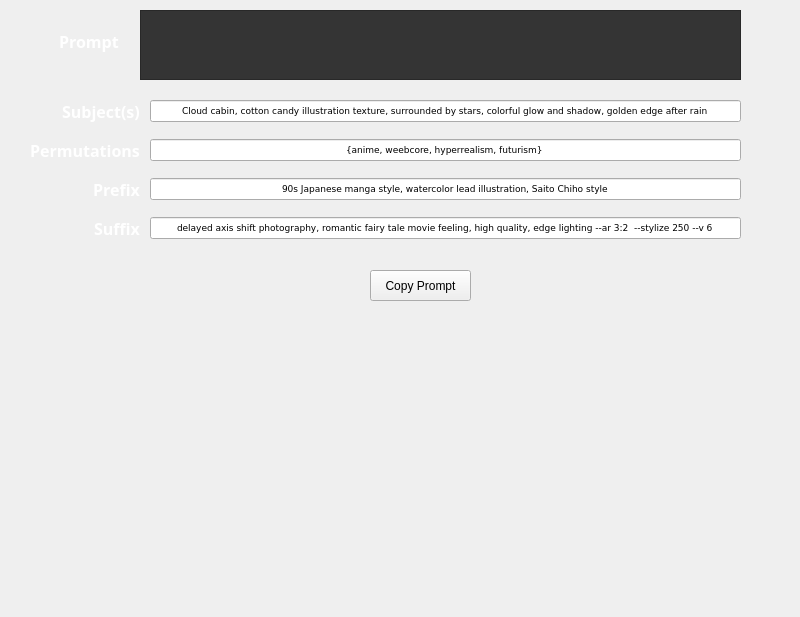
<?xml version="1.0" encoding="UTF-8"?>
<ui version="4.0">
 <class>MainWindow</class>
 <widget class="QMainWindow" name="MainWindow">
  <property name="geometry">
   <rect>
    <x>0</x>
    <y>0</y>
    <width>800</width>
    <height>617</height>
   </rect>
  </property>
  <property name="windowTitle">
   <string>Midjourney Prompt Editor</string>
  </property>
  <property name="styleSheet">
   <string notr="true">MainWindow {
	border-image: url(../bonfire.png) 0 0 0 0  stretch stretch;
	
}	</string>
  </property>
  <widget class="QWidget" name="centralwidget">
   <widget class="QLabel" name="Prompt">
    <property name="geometry">
     <rect>
      <x>30</x>
      <y>30</y>
      <width>97</width>
      <height>22</height>
     </rect>
    </property>
    <property name="font">
     <font>
      <family>Bahnschrift SemiBold</family>
      <pointsize>12</pointsize>
      <bold>true</bold>
     </font>
    </property>
    <property name="styleSheet">
     <string notr="true">color: rgb(255, 255, 255);</string>
    </property>
    <property name="text">
     <string>Prompt  </string>
    </property>
    <property name="alignment">
     <set>Qt::AlignRight|Qt::AlignTrailing|Qt::AlignVCenter</set>
    </property>
   </widget>
   <widget class="QPushButton" name="pushButton">
    <property name="geometry">
     <rect>
      <x>370</x>
      <y>270</y>
      <width>101</width>
      <height>31</height>
     </rect>
    </property>
    <property name="text">
     <string>Copy Prompt</string>
    </property>
   </widget>
   <widget class="QPlainTextEdit" name="promptEdit">
    <property name="geometry">
     <rect>
      <x>140</x>
      <y>10</y>
      <width>601</width>
      <height>70</height>
     </rect>
    </property>
    <property name="styleSheet">
     <string notr="true">background-color: rgb(52, 52, 52);
color: rgb(203, 255, 180);</string>
    </property>
   </widget>
   <widget class="QWidget" name="layoutWidget">
    <property name="geometry">
     <rect>
      <x>30</x>
      <y>90</y>
      <width>711</width>
      <height>161</height>
     </rect>
    </property>
    <layout class="QGridLayout" name="gridLayout_2">
     <item row="3" column="0">
      <widget class="QLabel" name="suffixLabel">
       <property name="font">
        <font>
         <family>Bahnschrift SemiBold</family>
         <pointsize>12</pointsize>
         <bold>true</bold>
        </font>
       </property>
       <property name="styleSheet">
        <string notr="true">color: rgb(255, 255, 255);</string>
       </property>
       <property name="text">
        <string>Suffix </string>
       </property>
       <property name="alignment">
        <set>Qt::AlignRight|Qt::AlignTrailing|Qt::AlignVCenter</set>
       </property>
      </widget>
     </item>
     <item row="2" column="0">
      <widget class="QLabel" name="prefixLabel">
       <property name="font">
        <font>
         <family>Bahnschrift SemiBold</family>
         <pointsize>12</pointsize>
         <bold>true</bold>
        </font>
       </property>
       <property name="styleSheet">
        <string notr="true">color: rgb(255, 255, 255);</string>
       </property>
       <property name="text">
        <string>Prefix </string>
       </property>
       <property name="alignment">
        <set>Qt::AlignRight|Qt::AlignTrailing|Qt::AlignVCenter</set>
       </property>
      </widget>
     </item>
     <item row="0" column="1">
      <widget class="QLineEdit" name="subjectEdit">
       <property name="font">
        <font>
         <family>Verdana</family>
         <pointsize>7</pointsize>
        </font>
       </property>
       <property name="text">
        <string>Cloud cabin, cotton candy illustration texture, surrounded by stars, colorful glow and shadow, golden edge after rain</string>
       </property>
       <property name="alignment">
        <set>Qt::AlignCenter</set>
       </property>
      </widget>
     </item>
     <item row="2" column="1">
      <widget class="QLineEdit" name="prefixEdit">
       <property name="font">
        <font>
         <family>Verdana</family>
         <pointsize>7</pointsize>
        </font>
       </property>
       <property name="text">
        <string>90s Japanese manga style, watercolor lead illustration, Saito Chiho style</string>
       </property>
       <property name="alignment">
        <set>Qt::AlignCenter</set>
       </property>
      </widget>
     </item>
     <item row="1" column="1">
      <widget class="QLineEdit" name="permutationsEdit">
       <property name="font">
        <font>
         <family>Verdana</family>
         <pointsize>7</pointsize>
        </font>
       </property>
       <property name="text">
        <string>{anime, weebcore, hyperrealism, futurism}</string>
       </property>
       <property name="alignment">
        <set>Qt::AlignCenter</set>
       </property>
      </widget>
     </item>
     <item row="3" column="1">
      <widget class="QLineEdit" name="suffixEdit">
       <property name="sizePolicy">
        <sizepolicy hsizetype="Expanding" vsizetype="Fixed">
         <horstretch>0</horstretch>
         <verstretch>0</verstretch>
        </sizepolicy>
       </property>
       <property name="font">
        <font>
         <family>Verdana</family>
         <pointsize>7</pointsize>
        </font>
       </property>
       <property name="text">
        <string>delayed axis shift photography, romantic fairy tale movie feeling, high quality, edge lighting --ar 3:2  --stylize 250 --v 6</string>
       </property>
       <property name="alignment">
        <set>Qt::AlignCenter</set>
       </property>
      </widget>
     </item>
     <item row="0" column="0">
      <widget class="QLabel" name="promptLabel">
       <property name="font">
        <font>
         <family>Bahnschrift SemiBold</family>
         <pointsize>12</pointsize>
         <bold>true</bold>
        </font>
       </property>
       <property name="styleSheet">
        <string notr="true">color: rgb(255, 255, 255);</string>
       </property>
       <property name="text">
        <string>Subject(s) </string>
       </property>
       <property name="alignment">
        <set>Qt::AlignRight|Qt::AlignTrailing|Qt::AlignVCenter</set>
       </property>
      </widget>
     </item>
     <item row="1" column="0">
      <widget class="QLabel" name="permutationsLabel">
       <property name="font">
        <font>
         <family>Bahnschrift SemiBold</family>
         <pointsize>12</pointsize>
         <bold>true</bold>
        </font>
       </property>
       <property name="styleSheet">
        <string notr="true">color: rgb(255, 255, 255);</string>
       </property>
       <property name="text">
        <string>Permutations </string>
       </property>
       <property name="alignment">
        <set>Qt::AlignRight|Qt::AlignTrailing|Qt::AlignVCenter</set>
       </property>
      </widget>
     </item>
    </layout>
   </widget>
  </widget>
  <widget class="QMenuBar" name="menubar">
   <property name="geometry">
    <rect>
     <x>0</x>
     <y>0</y>
     <width>800</width>
     <height>21</height>
    </rect>
   </property>
  </widget>
 </widget>
 <resources/>
 <connections/>
</ui>
